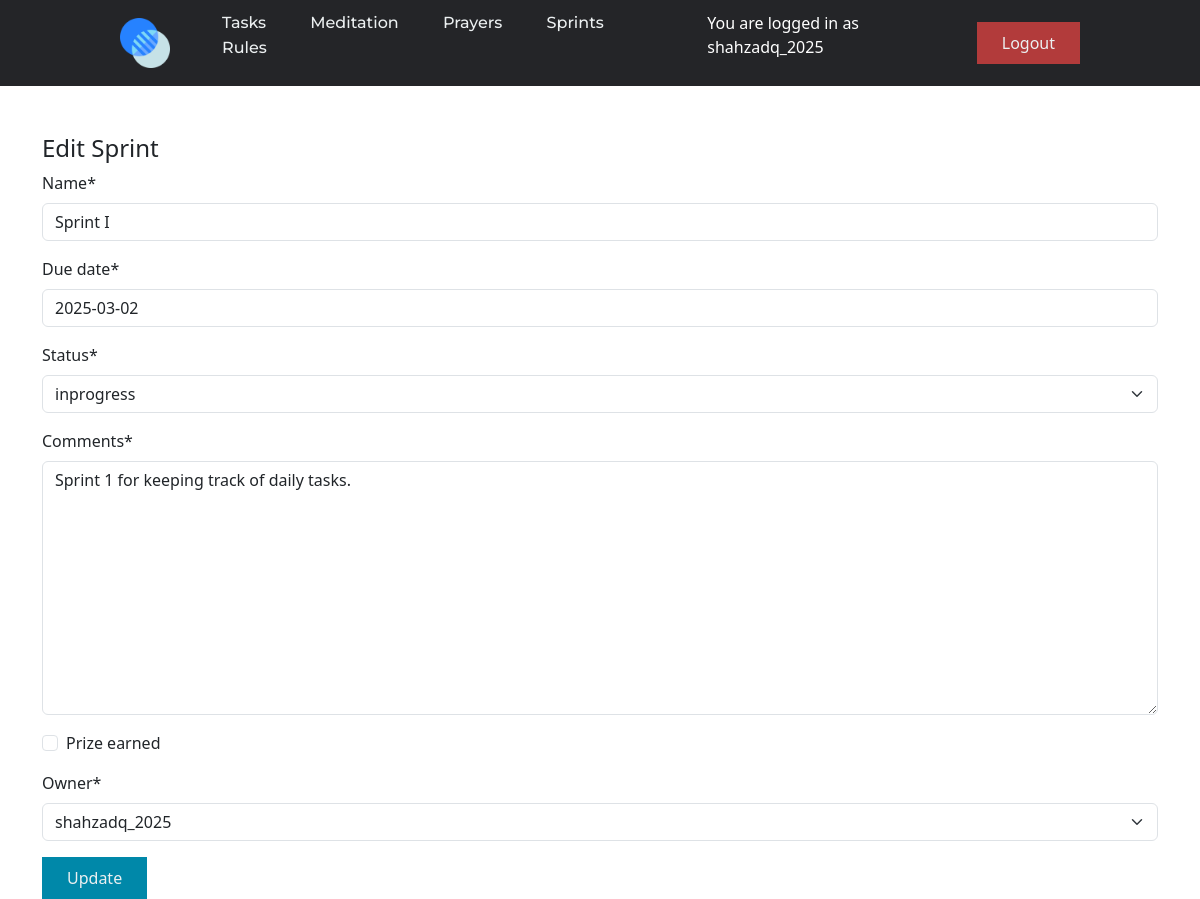
/sprints/1/edit/ (signed in), run on an earlier commit of the app's database.
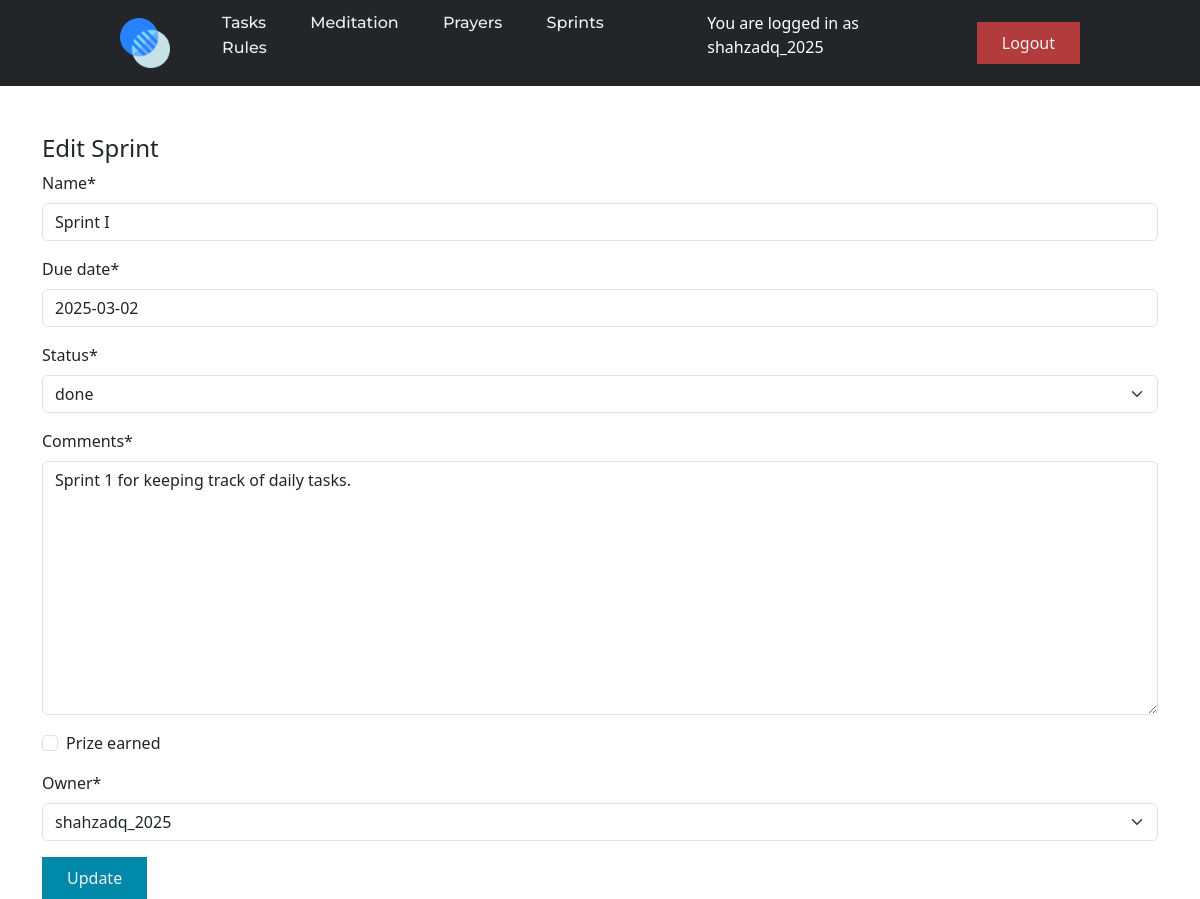
And on a later commit of the database.
### task/models.py (models this page shows, shortened)
class Sprint(models.Model):
    STATUS_CHOICES = [('notdone', 'notdone'), ('inprogress', 'inprogress'), ('done', 'done')]
    name = models.CharField(max_length=255)
    due_date = models.DateField()
    status = models.CharField(choices=STATUS_CHOICES, max_length=255)
    comments = models.TextField()
    prize_earned = models.BooleanField(default=False)
    owner = models.ForeignKey(get_user_model(), on_delete=models.CASCADE)

### task/views.py (the view)
# urls.py: path('sprints/<int:pk>/edit/', views.SprintEditView.as_view(), name='sprint_edit'),
class SprintEditView(LoginRequiredMixin, generic.UpdateView):
    model = Sprint
    form_class = SprintForm
    template_name = 'sprint/sprint_edit.html'
    success_url = reverse_lazy('sprints')

### task/forms.py
class SprintForm(forms.ModelForm):
    class Meta:
        model = Sprint
        fields = ['name', 'due_date', 'status', 'comments', 'prize_earned', 'owner']

### templates/sprint/sprint_edit.html (shortened to what this page needs)
{% extends 'base.html' %}
{% load crispy_forms_tags %}
{% block content %}
  <div class="container mt-5">
    <h4>Edit Sprint</h4>
    <form action="" method="post">
      {{ form|crispy }}
      <button type="submit">Update</button>
    </form>
  </div>
{% endblock %}

What changed in the data, as far as the page shows it:
changed Sprint "Sprint I": status "inprogress" → "done"
